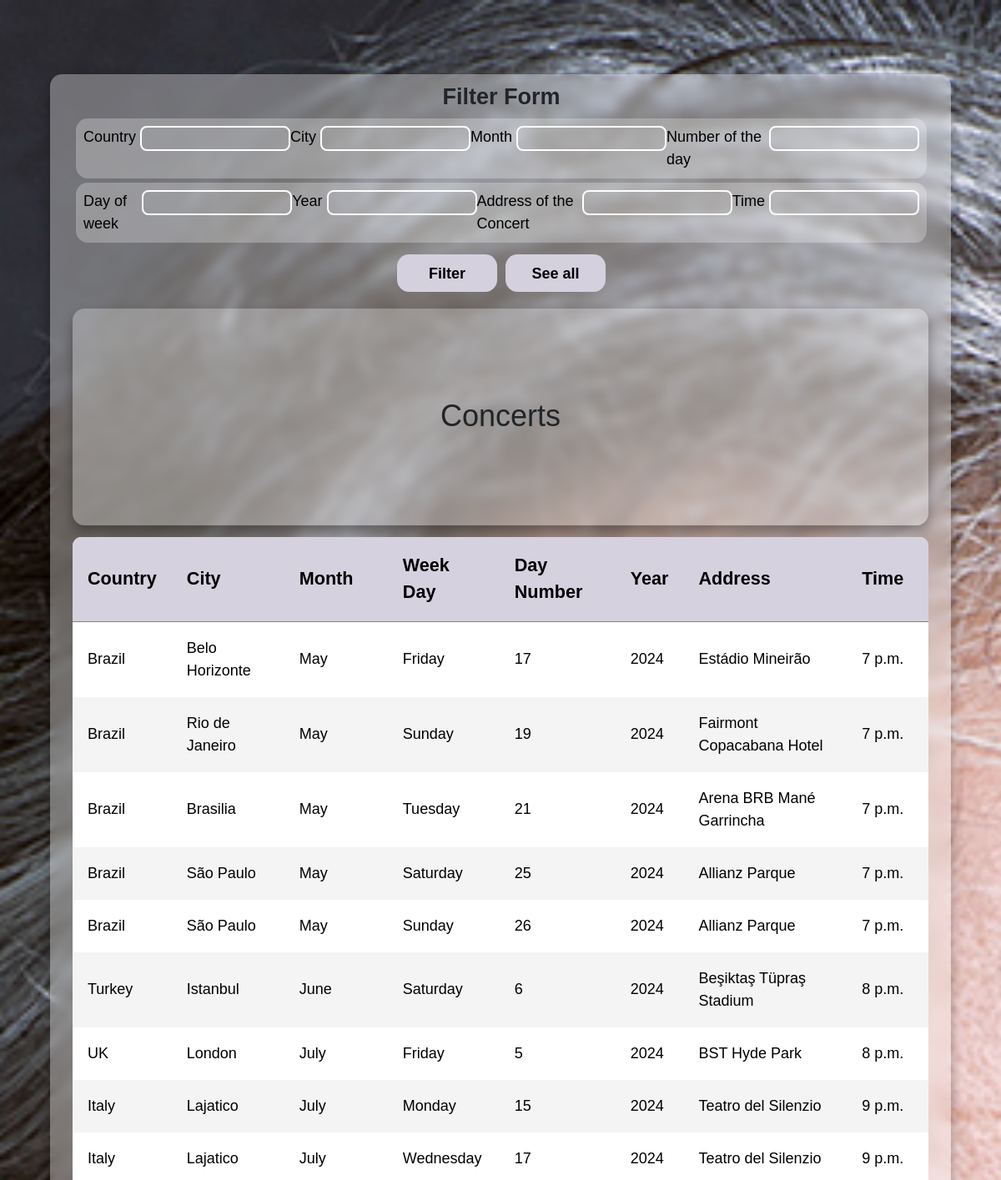
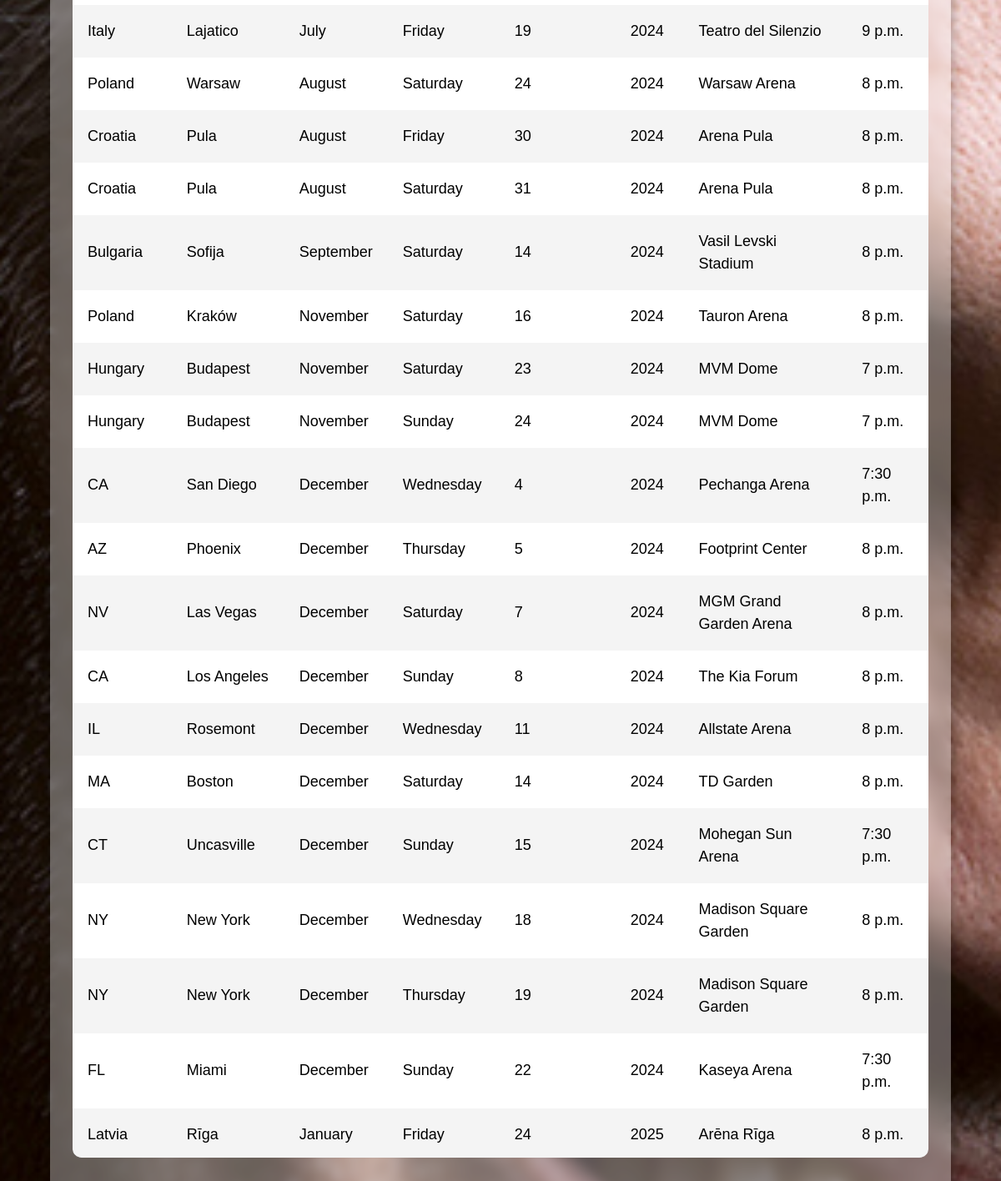
The page / on the database its author committed (2 pictures, top to bottom).
### main_table/models.py (models this page shows, shortened)
class Concerts(models.Model):
    county = models.CharField("County", max_length=50)
    city = models.CharField("City", max_length=50)
    month = models.CharField("Month", max_length=10)
    week_day = models.CharField("Week Day", max_length=9)
    day_number = models.IntegerField("Day Number")
    year = models.IntegerField("Year", default=1900)
    address = models.TextField("Address")
    exact_time = models.TimeField("Time")
    class Meta:
        verbose_name = "Concert"
        verbose_name_plural = "Concerts"

### main_table/views.py (the view, shortened to what this page needs)
# urls.py: path('', views.the_table, name="home"),
def the_table(request):
    if not Concerts.objects.exists():
        add_concerts()
    reset_filters = request.GET.get('reset_filters', None) # посмотреть что делает этот метод
    concerts = Concerts.objects.all()
    my_form = ConcertFilterForm(request.GET)
    if reset_filters:
        concerts = Concerts.objects.all()
    else:
        filter_kwargs = {}
        for field in ['county', 'city', 'month', 'week_day', 'day_number', 'year', 'address', 'exact_time']:
            value = request.GET.get(field)
        concerts = concerts.filter(**filter_kwargs)
    return render(request, 'main_table/table_template.html',
                  {'concerts': concerts, 'my_form': my_form})

### main_table/forms.py
class ConcertFilterForm(forms.Form):
    county = forms.CharField(label='Country', max_length=50, required=False)
    city = forms.CharField(label='City', max_length=50, required=False)
    month = forms.CharField(label='Month', max_length=10, required=False)
    week_day = forms.CharField(label='Day of week', max_length=10, required=False)
    day_number = forms.IntegerField(label='Number of the day', required=False)
    year = forms.IntegerField(label='Year', required=False)
    address = forms.CharField(label='Address of the Concert', max_length=50, required=False)
    exact_time = forms.TimeField(label='Time', required=False,
                                 help_text='Enter time as HH:MM:SS')

### main_table/templates/main_table/table_template.html (shortened to what this page needs)
{% extends 'main_table/base_template.html' %}
{% block main_content %}
<main class="table">
     <section class="form_section">
        <h2 class="form_heading">Filter Form</h2>
        <form method="get" class="filter_form">
            <div class="form_row">
                <label for="id_country">Country</label>
                {{ my_form.county }}
                <label for="id_city">City</label>
                {{ my_form.city }}
                <label for="id_month">Month</label>
                {{ my_form.month }}
                <label for="id_day_number">Number of the day</label>
                {{ my_form.day_number }}
            </div>
            <div class="form_row">
                <label for="id_week_day">Day of week</label>
                {{ my_form.week_day }}
                <label for="id_year">Year</label>
                {{ my_form.year }}
                <label for="id_address">Address of the Concert</label>
                {{ my_form.address }}
                <label for="id_exact_time">Time</label>
                {{ my_form.exact_time }}
            </div>
            <div class="button_container">
                <button type="submit">Filter</button>
                <a href="{% url 'home' %}?reset_filters=true" class="reset_button">See all</a>
            </div>
        </form>
    </section>
        <section class="table__header">
            <h2>Concerts</h2>
        </section>
        <section class="table__body">
            <table>
                <thead>
                <tr>
                    <th>Country</th>
                    <th>City</th>
                    <th>Month</th>
                    <th>Week day</th>
                    <th>Day Number</th>
                    <th>Year</th>
                    <th>Address</th>
                    <th>Time</th>
                </tr>
                </thead>
                <tbody>
                {% for element in concerts %}
                    <tr>
                       <td>{{ element.county }}</td>
                       <td>{{ element.city }}</td>
                       <td>{{ element.month }}</td>
                       <td>{{ element.week_day }}</td>
                       <td>{{ element.day_number }}</td>
                       <td>{{ element.year }}</td>
                       <td>{{ element.address }}</td>
                       <td>{{ element.exact_time }}</td>
                    </tr>
                {% endfor %}
                </tbody>
            </table>
        </section>
    </main>
{% endblock %}

### main_table/templates/main_table/base_template.html (shortened to what this page needs)
{% load static %}
<!DOCTYPE html>
<html lang="en">
<head>
    <link rel="stylesheet" href="https://cdn.jsdelivr.net/npm/bootstrap@5.3.2/dist/css/bootstrap.min.css">
    <link rel="stylesheet" href="{% static 'main_table/css/table.css' %}">
</head>
<body>
{% block main_content %}
{% endblock %}
</body>
</html>

### main_table/static/main_table/css/table.css (style rules this page uses)
* { margin: 0; padding: 0; box-sizing: border-box; font-family: "Book Antiqua", sans-serif; font-size: large; }
body { min-height: 100vh; background: url(andrea-bocelli.jpg) center / cover; display: flex; justify-content: center; align-items: center; }
.form_section { margin: 1px; padding: 10px; border-radius: 8px; width: 100%; align-items: center; }
.form_heading { text-align: center; margin-bottom: 10px; font-size: 1.5em; font-weight: bolder; }
.filter_form { display: flex; flex-direction: column; }
.form_row { display: flex; justify-content: space-between; margin-bottom: 5px; margin-left: 20px; margin-right: 20px; background-color: #fff4 !important; box-shadow: 0 .4rem .8rem #0005; border-radius: .8rem; }
.form_row label { margin-right: 5px; }
.form_row input[type="text"], .form_row input[type="number"], .form_row input[type="time"], .form_row select { width: 180px; padding: 6px; font-size: 14px; line-height: 1.2; height: 30px; border-radius: 8px; background-color: transparent; border: 2px solid white; color: #333; appearance: none; -webkit-appearance: none; }
.button_container { display: flex; justify-content: center; gap: 10px; background-color: transparent !important; }
.filter_form button, .reset_button { padding: 10px 20px; border-radius: .8rem; background-color: #d5d1defe; color: black; font-weight: bolder; border: none; cursor: pointer; width: 100%; max-width: 120px; max-height: 45px; text-align: center; text-decoration: none; display: block; }
main.table { width: 90vw; height: 95vh; background-color: #fff5; backdrop-filter: blur(7px); box-shadow: 0 .4rem .8rem #0005; border-radius: .8rem; overflow: hidden; }
.table__header { width: 95%; height: 7%; background-color: #fff4; padding-top: .4rem; display: flex; justify-content: center; align-items: center; box-shadow: 0 .4rem .8rem #0005; border-radius: .8rem; margin: auto; }
.table__body { width: 95%; max-height: calc(59% - 1.6rem); background: #fffb; margin: .8rem auto; border-radius: .6rem; overflow: scroll; }
table, th, td { border-collapse: collapse; padding: 1rem; text-align: left; }
thead th { position: sticky; top: 0; left: 0; background-color: #d5d1defe; cursor: pointer; text-transform: capitalize; font-size: larger; font-weight: bolder; }
table { width: 100%; min-height: 50px; }
tbody tr:nth-child(even) { background-color: #0000000b; }

### rows shown on the page
Concerts: county "Brazil", city "Belo Horizonte", month "May", week_day "Friday", day_number "17", year "2024", address "Estádio Mineirão", exact_time "7 p.m."
Concerts: county "Brazil", city "Rio de Janeiro", month "May", week_day "Sunday", day_number "19", year "2024", address "Fairmont Copacabana Hotel", exact_time "7 p.m."
Concerts: county "Brazil", city "Brasilia", month "May", week_day "Tuesday", day_number "21", year "2024", address "Arena BRB Mané Garrincha", exact_time "7 p.m."
Concerts: county "Brazil", city "São Paulo", month "May", week_day "Saturday", day_number "25", year "2024", address "Allianz Parque", exact_time "7 p.m."
Concerts: county "Brazil", city "São Paulo", month "May", week_day "Sunday", day_number "26", year "2024", address "Allianz Parque", exact_time "7 p.m."
Concerts: county "Turkey", city "Istanbul", month "June", week_day "Saturday", day_number "6", year "2024", address "Beşiktaş Tüpraş Stadium", exact_time "8 p.m."
Concerts: county "UK", city "London", month "July", week_day "Friday", day_number "5", year "2024", address "BST Hyde Park", exact_time "8 p.m."
Concerts: county "Italy", city "Lajatico", month "July", week_day "Monday", day_number "15", year "2024", address "Teatro del Silenzio", exact_time "9 p.m."
Concerts: county "Italy", city "Lajatico", month "July", week_day "Wednesday", day_number "17", year "2024", address "Teatro del Silenzio", exact_time "9 p.m."
Concerts: county "Italy", city "Lajatico", month "July", week_day "Friday", day_number "19", year "2024", address "Teatro del Silenzio", exact_time "9 p.m."
Concerts: county "Poland", city "Warsaw", month "August", week_day "Saturday", day_number "24", year "2024", address "Warsaw Arena", exact_time "8 p.m."
Concerts: county "Croatia", city "Pula", month "August", week_day "Friday", day_number "30", year "2024", address "Arena Pula", exact_time "8 p.m."
Concerts: county "Croatia", city "Pula", month "August", week_day "Saturday", day_number "31", year "2024", address "Arena Pula", exact_time "8 p.m."
Concerts: county "Bulgaria", city "Sofija", month "September", week_day "Saturday", day_number "14", year "2024", address "Vasil Levski Stadium", exact_time "8 p.m."
Concerts: county "Poland", city "Kraków", month "November", week_day "Saturday", day_number "16", year "2024", address "Tauron Arena", exact_time "8 p.m."
Concerts: county "Hungary", city "Budapest", month "November", week_day "Saturday", day_number "23", year "2024", address "MVM Dome", exact_time "7 p.m."
Concerts: county "Hungary", city "Budapest", month "November", week_day "Sunday", day_number "24", year "2024", address "MVM Dome", exact_time "7 p.m."
Concerts: county "CA", city "San Diego", month "December", week_day "Wednesday", day_number "4", year "2024", address "Pechanga Arena", exact_time "7:30 p.m."
Concerts: county "AZ", city "Phoenix", month "December", week_day "Thursday", day_number "5", year "2024", address "Footprint Center", exact_time "8 p.m."
Concerts: county "NV", city "Las Vegas", month "December", week_day "Saturday", day_number "7", year "2024", address "MGM Grand Garden Arena", exact_time "8 p.m."
Concerts: county "CA", city "Los Angeles", month "December", week_day "Sunday", day_number "8", year "2024", address "The Kia Forum", exact_time "8 p.m."
Concerts: county "IL", city "Rosemont", month "December", week_day "Wednesday", day_number "11", year "2024", address "Allstate Arena", exact_time "8 p.m."
Concerts: county "MA", city "Boston", month "December", week_day "Saturday", day_number "14", year "2024", address "TD Garden", exact_time "8 p.m."
Concerts: county "CT", city "Uncasville", month "December", week_day "Sunday", day_number "15", year "2024", address "Mohegan Sun Arena", exact_time "7:30 p.m."
Concerts: county "NY", city "New York", month "December", week_day "Wednesday", day_number "18", year "2024", address "Madison Square Garden", exact_time "8 p.m."
Concerts: county "NY", city "New York", month "December", week_day "Thursday", day_number "19", year "2024", address "Madison Square Garden", exact_time "8 p.m."
Concerts: county "FL", city "Miami", month "December", week_day "Sunday", day_number "22", year "2024", address "Kaseya Arena", exact_time "7:30 p.m."
Concerts: county "Latvia", city "Rīga", month "January", week_day "Friday", day_number "24", year "2025", address "Arēna Rīga", exact_time "8 p.m."
